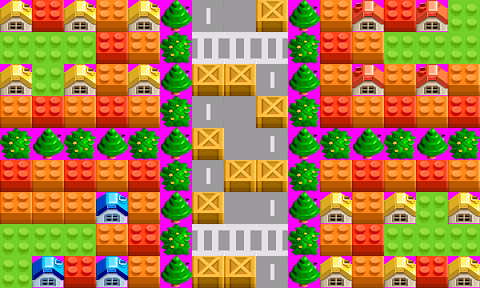

A level layout from a 2D game, rendered from its tile map. Below: a short description, then the map file with tile-grid data replaced by summaries:
An orthogonal 15x9 tile map with 32x32 px tiles, 3 tile layers (floor, build, box), 3 tilesets.

<map version="1.0" orientation="orthogonal" renderorder="right-down" width="15" height="9" tilewidth="32" tileheight="32" nextobjectid="1">
 <tileset firstgid="1" name="用delphiX开发的泡泡堂游戏源码-瓷砖_爱给网_2gei_com" tilewidth="32" tileheight="32" tilecount="5" columns="5">
  <image source="用delphiX开发的泡泡堂游戏源码-瓷砖_爱给网_2gei_com.png" width="160" height="32" />
 </tileset>
 <tileset firstgid="6" name="用delphiX开发的泡泡堂游戏源码-建设_爱给网_2gei_com" tilewidth="32" tileheight="32" tilecount="5" columns="5">
  <image source="用delphiX开发的泡泡堂游戏源码-建设_爱给网_2gei_com.png" width="160" height="32" />
 </tileset>
 <tileset firstgid="11" name="用delphiX开发的泡泡堂游戏源码-box_爱给网_2gei_com" tilewidth="32" tileheight="32" tilecount="3" columns="3">
  <image source="用delphiX开发的泡泡堂游戏源码-box_爱给网_2gei_com.png" width="96" height="32" />
 </tileset>
 <layer name="floor" width="15" height="9">
  <data>[135 cells, 135 non-empty, 4 distinct tile ids]</data>
 </layer>
 <layer name="build" width="15" height="9">
  <data>[135 cells, 48 non-empty, 5 distinct tile ids]</data>
 </layer>
 <layer name="box" width="15" height="9">
  <data>[135 cells, 55 non-empty, 3 distinct tile ids]</data>
 </layer>
</map>